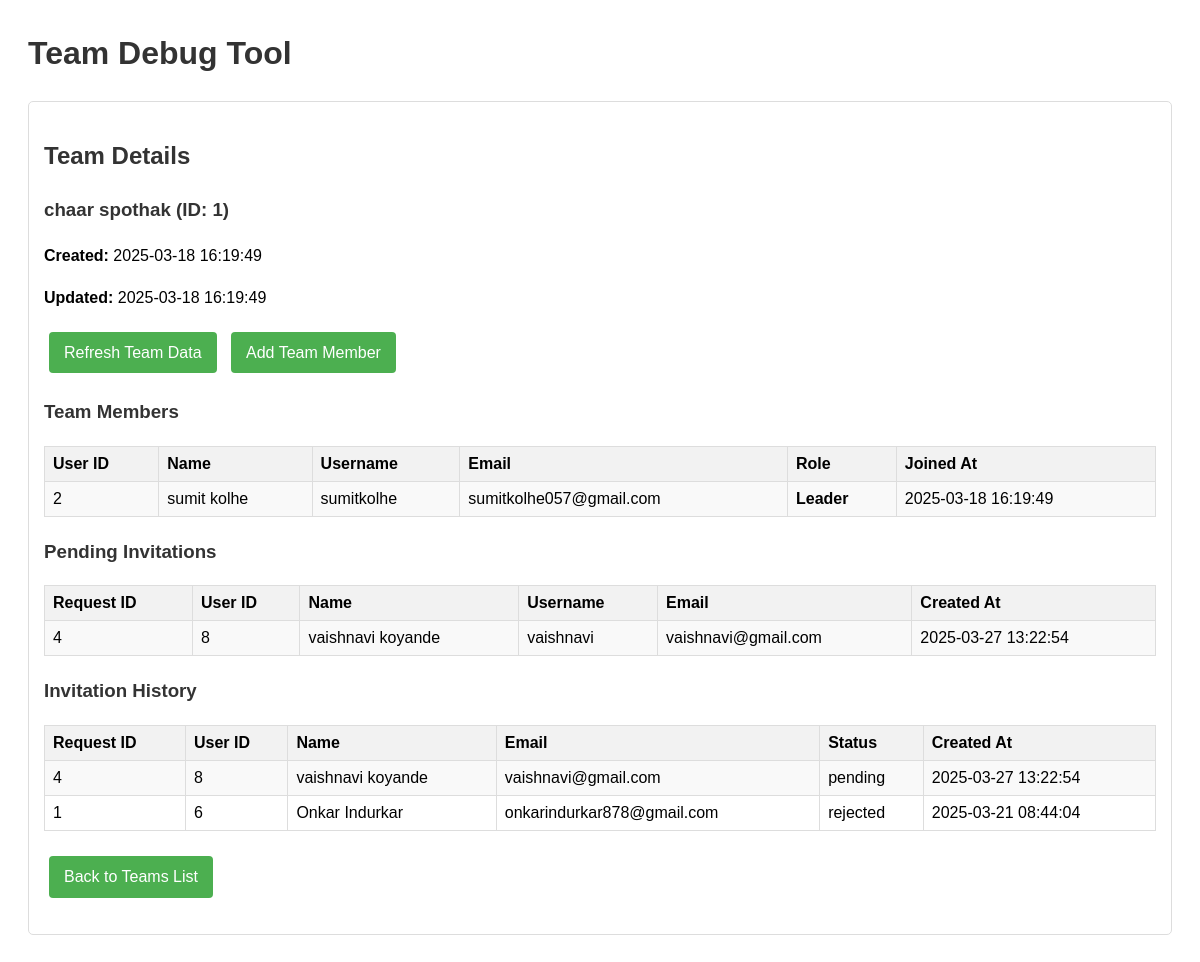
The page /debug-team-members.php?id=1 on the database its author committed.
### tables this page shows
CREATE TABLE `teams` (
  `team_id` int(11) NOT NULL,
  `team_name` varchar(100) NOT NULL,
  `team_description` text DEFAULT NULL,
  `created_by` int(11) NOT NULL,
  `created_at` timestamp NOT NULL DEFAULT current_timestamp(),
  `updated_at` timestamp NOT NULL DEFAULT current_timestamp() ON UPDATE current_timestamp()
);

CREATE TABLE `team_members` (
  `id` int(11) NOT NULL,
  `team_id` int(11) NOT NULL,
  `user_id` int(11) NOT NULL,
  `is_leader` tinyint(1) NOT NULL DEFAULT 0,
  `joined_at` timestamp NOT NULL DEFAULT current_timestamp()
);

CREATE TABLE `users` (
  `user_id` int(11) NOT NULL,
  `username` varchar(50) NOT NULL,
  `email` varchar(100) NOT NULL,
  `password` varchar(255) NOT NULL,
  `first_name` varchar(50) NOT NULL,
  `last_name` varchar(50) NOT NULL,
  `bio` text DEFAULT NULL,
  `profile_pic` varchar(255) DEFAULT NULL,
  `skills` text DEFAULT NULL,
  `user_type` enum('participant','admin','judge') NOT NULL DEFAULT 'participant',
  `created_at` timestamp NOT NULL DEFAULT current_timestamp(),
  `updated_at` timestamp NOT NULL DEFAULT current_timestamp() ON UPDATE current_timestamp()
);

CREATE TABLE `team_requests` (
  `id` int(11) NOT NULL,
  `team_id` int(11) NOT NULL,
  `user_id` int(11) NOT NULL,
  `message` text DEFAULT NULL,
  `status` enum('pending','approved','rejected') NOT NULL DEFAULT 'pending',
  `created_at` timestamp NOT NULL DEFAULT current_timestamp(),
  `updated_at` timestamp NOT NULL DEFAULT current_timestamp() ON UPDATE current_timestamp()
);

### debug-team-members.php (the view, shortened to what this page needs)
<?php
require_once 'includes/config.php';
$team_id = isset($_GET['id']) ? intval($_GET['id']) : null;
echo "<h1>Team Debug Tool</h1>";
echo "<div class='section'>";
echo "<h2>Team Details</h2>";
$sql = "SELECT * FROM teams WHERE team_id = ?";
$stmt = mysqli_prepare($conn, $sql);
mysqli_stmt_bind_param($stmt, "i", $team_id);
mysqli_stmt_execute($stmt);
$result = mysqli_stmt_get_result($stmt);
if ($result && mysqli_num_rows($result) > 0) {
    $team = mysqli_fetch_assoc($result);
    echo "<h3>" . htmlspecialchars($team['team_name']) . " (ID: {$team['team_id']})</h3>";
    echo "<p><strong>Created:</strong> " . htmlspecialchars($team['created_at']) . "</p>";
    echo "<p><strong>Updated:</strong> " . htmlspecialchars($team['updated_at']) . "</p>";
    echo "<p><a href='refresh-team-details.php?id={$team['team_id']}' class='action-btn'>Refresh Team Data</a> ";
    echo "<a href='list-users.php?team_id={$team['team_id']}' class='action-btn'>Add Team Member</a></p>";
    $sql = "SELECT tm.user_id, tm.is_leader, tm.joined_at,
            CONCAT(u.first_name, ' ', u.last_name) AS name, u.email, u.username
            FROM team_members tm
            JOIN users u ON tm.user_id = u.user_id
            WHERE tm.team_id = ?
            ORDER BY tm.is_leader DESC, tm.joined_at ASC";
    $stmt = mysqli_prepare($conn, $sql);
    mysqli_stmt_bind_param($stmt, "i", $team_id);
    mysqli_stmt_execute($stmt);
    $result = mysqli_stmt_get_result($stmt);
    echo "<h3>Team Members</h3>";
    if ($result && mysqli_num_rows($result) > 0) {
        echo "<table>";
        echo "<tr><th>User ID</th><th>Name</th><th>Username</th><th>Email</th><th>Role</th><th>Joined At</th></tr>";
        while ($member = mysqli_fetch_assoc($result)) {
            echo "<tr>";
            echo "<td>{$member['user_id']}</td>";
            echo "<td>" . htmlspecialchars($member['name']) . "</td>";
            echo "<td>" . htmlspecialchars($member['username']) . "</td>";
            echo "<td>" . htmlspecialchars($member['email']) . "</td>";
            echo "<td>" . ($member['is_leader'] ? '<strong>Leader</strong>' : 'Member') . "</td>";
            echo "<td>" . htmlspecialchars($member['joined_at']) . "</td>";
            echo "</tr>";
        }
        echo "</table>";
    } else {
        echo "<p class='warning'>No team members found!</p>";
    }
    $sql = "SELECT tr.id AS request_id, tr.user_id, tr.created_at, tr.status,
            CONCAT(u.first_name, ' ', u.last_name) AS name, u.email, u.username
            FROM team_requests tr
            JOIN users u ON tr.user_id = u.user_id
            WHERE tr.team_id = ? AND tr.status = 'pending'
            ORDER BY tr.created_at DESC";
    $stmt = mysqli_prepare($conn, $sql);
    mysqli_stmt_bind_param($stmt, "i", $team_id);
    mysqli_stmt_execute($stmt);
    $result = mysqli_stmt_get_result($stmt);
    echo "<h3>Pending Invitations</h3>";
    if ($result && mysqli_num_rows($result) > 0) {
        echo "<table>";
        echo "<tr><th>Request ID</th><th>User ID</th><th>Name</th><th>Username</th><th>Email</th><th>Created At</th></tr>";
        while ($invitation = mysqli_fetch_assoc($result)) {
            echo "<tr>";
            echo "<td>{$invitation['request_id']}</td>";
            echo "<td>{$invitation['user_id']}</td>";
            echo "<td>" . htmlspecialchars($invitation['name']) . "</td>";
            echo "<td>" . htmlspecialchars($invitation['username']) . "</td>";
            echo "<td>" . htmlspecialchars($invitation['email']) . "</td>";
            echo "<td>" . htmlspecialchars($invitation['created_at']) . "</td>";
            echo "</tr>";
        }
        echo "</table>";
    } else {
        echo "<p class='info'>No pending invitations.</p>";
    }
    $sql = "SELECT tr.id AS request_id, tr.user_id, tr.created_at, tr.status,
            CONCAT(u.first_name, ' ', u.last_name) AS name, u.email
            FROM team_requests tr
            JOIN users u ON tr.user_id = u.user_id
            WHERE tr.team_id = ?
            ORDER BY tr.created_at DESC";
    $stmt = mysqli_prepare($conn, $sql);
    mysqli_stmt_bind_param($stmt, "i", $team_id);
    mysqli_stmt_execute($stmt);
    $result = mysqli_stmt_get_result($stmt);
    echo "<h3>Invitation History</h3>";
    if ($result && mysqli_num_rows($result) > 0) {
        echo "<table>";
        echo "<tr><th>Request ID</th><th>User ID</th><th>Name</th><th>Email</th><th>Status</th><th>Created At</th></tr>";
        while ($invitation = mysqli_fetch_assoc($result)) {
            echo "<tr>";
            echo "<td>{$invitation['request_id']}</td>";
            echo "<td>{$invitation['user_id']}</td>";
            echo "<td>" . htmlspecialchars($invitation['name']) . "</td>";
            echo "<td>" . htmlspecialchars($invitation['email']) . "</td>";
            echo "<td>" . htmlspecialchars($invitation['status']) . "</td>";
            echo "<td>" . htmlspecialchars($invitation['created_at']) . "</td>";
            echo "</tr>";
        }
        echo "</table>";
    } else {
        echo "<p class='warning'>No invitation history found!</p>";
    }
} else {
    echo "<p class='error'>Team with ID $team_id not found!</p>";
}
echo "<p><a href='debug-team-members.php' class='action-btn'>Back to Teams List</a></p>";
echo "</div>";
?>

### debug-team-members.php (style rules this page uses)
h1, h2, h3 { color: #333; }
table { border-collapse: collapse; width: 100%; margin-bottom: 20px; }
th, td { padding: 8px; text-align: left; border: 1px solid #ddd; }
th { background-color: #f2f2f2; }
tr:nth-child(even) { background-color: #f9f9f9; }
.action-btn { display: inline-block; margin: 5px; padding: 8px 15px; background-color: #4CAF50; color: white; text-decoration: none; border-radius: 4px; }
.section { border: 1px solid #ddd; padding: 15px; margin-bottom: 20px; border-radius: 5px; }

### rows shown on the page
teams: team_name "chaar spothak", team_id "1", created_at "2025-03-18 16:19:49", updated_at "2025-03-18 16:19:49"
team_members: user "2", name "sumit kolhe", user.username "sumitkolhe", user.email "sumitkolhe057@gmail.com", is_leader "Leader", joined_at "2025-03-18 16:19:49"
team_requests: id "4", user "8", name "vaishnavi koyande", user.username "vaishnavi", user.email "vaishnavi@gmail.com", created_at "2025-03-27 13:22:54", status "pending"
team_requests: id "1", user "6", name "Onkar Indurkar", user.email "onkarindurkar878@gmail.com", status "rejected", created_at "2025-03-21 08:44:04"
